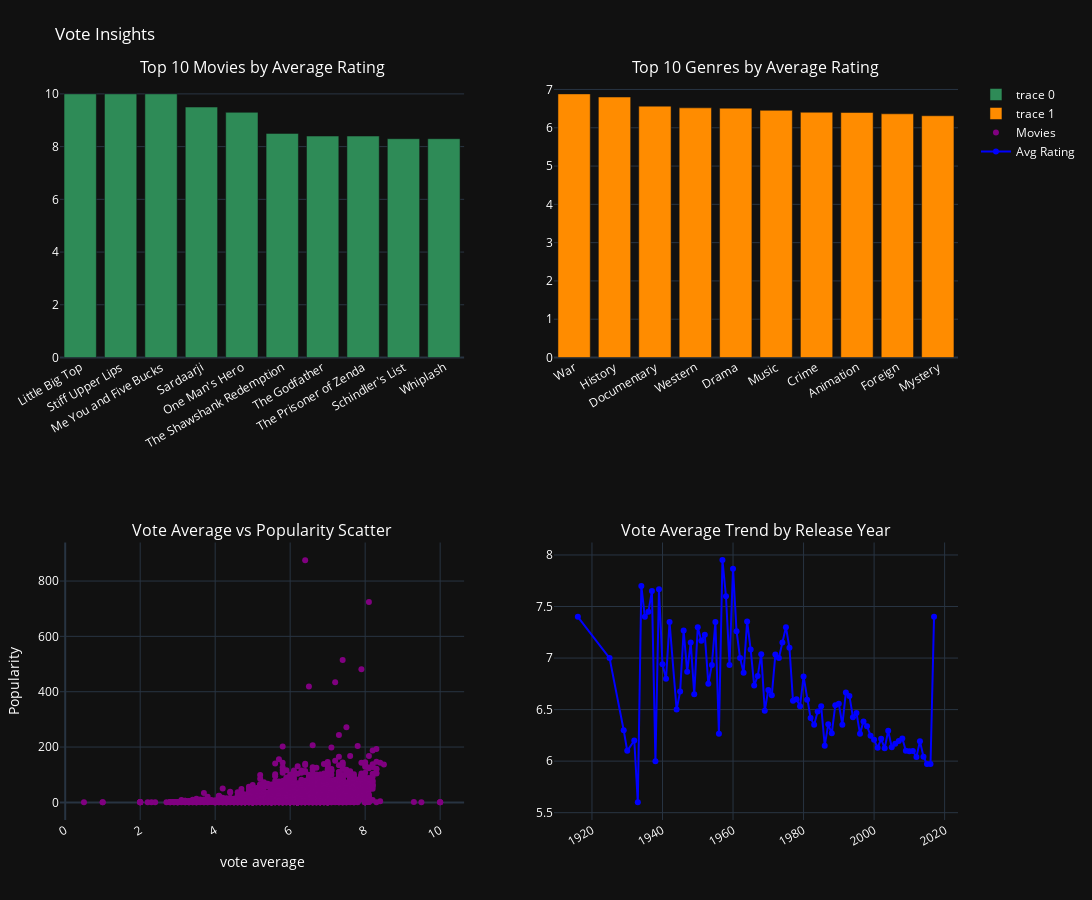

The cell this chart's notebook holds for it:
### Markdown cell above
Vote Insights:

### Code cell
# Top 10 movies by votes
top10_vote_movies = df.sort_values("vote_average", ascending=False).head(10)

# Top 10 Genres by votes
avg_vote_genre = (
    df_exploded.groupby("Genres_names")["vote_average"]
    .mean()
    .sort_values(ascending=False)
    .head(10)
)

# Vote Average vs Popularity Scatter
df_vote_pop=df[(df["vote_average"]>0)&(df["popularity"]>0)]

#  Vote Average Trend by Release Year
avg_vote_year = df.groupby("release_year")["vote_average"].mean()

fig=make_subplots(rows=2,cols=2,subplot_titles=("Top 10 Movies by Average Rating",
        "Top 10 Genres by Average Rating",
        "Vote Average vs Popularity Scatter",
        "Vote Average Trend by Release Year"
    )
)

# Subplots 2x2

# Subplot 1: Top 10 movies by votes

fig.add_trace(go.Bar(x=top10_vote_movies["title_x"], y=top10_vote_movies["vote_average"], marker_color="seagreen"),
    row=1, col=1
)

#subplot 2: Top 10 Genres by votes

fig.add_trace(go.Bar(x=avg_vote_genre.index, y=avg_vote_genre.values, marker_color="darkorange"),
    row=1, col=2
)

#subplot 3: Vote Average vs Popularity Scatter

fig.add_trace(
    go.Scatter(
        x=df_vote_pop["vote_average"], y=df_vote_pop["popularity"],
        mode="markers", marker=dict(color="purple", size=6),
        name="Movies", hovertext=df_vote_pop["title_x"], hoverinfo="text+x+y"
    ),
    row=2, col=1
)
fig.update_xaxes(title_text="vote average", row=2, col=1)
fig.update_yaxes(title_text="Popularity", row=2, col=1)

# Subplot 4: Trend by Year
fig.add_trace(
    go.Scatter(
        x=avg_vote_year.index, y=avg_vote_year.values,
        mode="lines+markers", line=dict(color="blue"),
        name="Avg Rating"
    ),
    row=2, col=2
)

fig.update_layout(
    height=900, width=1100,
    title_text="Vote Insights",
    font=dict(size=12, color="white"),
    margin=dict(t=80, b=80, l=60, r=60),
    template="plotly_dark"
)
fig.update_xaxes(tickangle=-30)

fig.show()

### Figure 1 — Plotly figure (JSON) as saved in the notebook; plotly's stock layout.template omitted (floating-point values rounded to 4 significant figures; data arrays with more than 128 entries replaced by an {"elided": "..."} marker saying what was removed)
{"data": [{"marker": {"color": "seagreen"}, "type": "bar", "x": ["Little Big Top", "Stiff Upper Lips", "Me You and Five Bucks", "Sardaarji", "One Man's Hero", "The Shawshank Redemption", "The Godfather", "The Prisoner of Zenda", "Schindler's List", "Whiplash"], "xaxis": "x", "y": [10.0, 10.0, 10.0, 9.5, 9.3, 8.5, 8.4, 8.4, 8.3, 8.3], "yaxis": "y"}, {"marker": {"color": "darkorange"}, "type": "bar", "x": ["War", "History", "Documentary", "Western", "Drama", "Music", "Crime", "Animation", "Foreign", "Mystery"], "xaxis": "x2", "y": [6.885, 6.804, 6.565, 6.52, 6.512, 6.455, 6.405, 6.399, 6.364, 6.313], "yaxis": "y2"}, {"hoverinfo": "text+x+y", "hovertext": {"elided": "3769 str values"}, "marker": {"color": "purple", "size": 6}, "mode": "markers", "name": "Movies", "type": "scatter", "x": {"elided": "3769 float values"}, "xaxis": "x3", "y": {"elided": "3769 float values"}, "yaxis": "y3"}, {"line": {"color": "blue"}, "mode": "lines+markers", "name": "Avg Rating", "type": "scatter", "x": [1916, 1925, 1929, 1930, 1932, 1933, 1934, 1935, 1936, 1937, 1938, 1939, 1940, 1941, 1942, 1944, 1945, 1946, 1947, 1948, 1949, 1950, 1951, 1952, 1953, 1954, 1955, 1956, 1957, 1958, 1959, 1960, 1961, 1962, 1963, 1964, 1965, 1966, 1967, 1968, 1969, 1970, 1971, 1972, 1973, 1974, 1975, 1976, 1977, 1978, 1979, 1980, 1981, 1982, 1983, 1984, 1985, 1986, 1987, 1988, 1989, 1990, 1991, 1992, 1993, 1994, 1995, 1996, 1997, 1998, 1999, 2000, 2001, 2002, 2003, 2004, 2005, 2006, 2007, 2008, 2009, 2010, 2011, 2012, 2013, 2014, 2015, 2016, 2017], "xaxis": "x4", "y": [7.4, 7.0, 6.3, 6.1, 6.2, 5.6, 7.7, 7.4, 7.45, 7.65, 6.0, 7.667, 6.94, 6.8, 7.35, 6.5, 6.675, 7.267, 6.867, 7.15, 6.65, 7.3, 7.167, 7.225, 6.75, 6.933, 7.35, 6.267, 7.95, 7.6, 6.933, 7.867, 7.26, 7.0, 6.857, 7.356, 7.083, 6.733, 6.825, 7.037, 6.489, 6.69, 6.64, 7.033, 7.0, 7.15, 7.3, 7.1, 6.586, 6.6, 6.533, 6.821, 6.596, 6.417, 6.353, 6.481, 6.532, 6.15, 6.357, 6.27, 6.543, 6.556, 6.352, 6.667, 6.632, 6.426, 6.467, 6.267, 6.386, 6.339, 6.247, 6.207, 6.129, 6.217, 6.125, 6.295, 6.134, 6.168, 6.195, 6.22, 6.101, 6.095, 6.099, 6.039, 6.193, 6.042, 5.972, 5.973, 7.4], "yaxis": "y4"}], "layout": {"annotations": [{"font": {"size": 16}, "showarrow": false, "text": "Top 10 Movies by Average Rating", "x": 0.225, "xanchor": "center", "xref": "paper", "y": 1, "yanchor": "bottom", "yref": "paper"}, {"font": {"size": 16}, "showarrow": false, "text": "Top 10 Genres by Average Rating", "x": 0.775, "xanchor": "center", "xref": "paper", "y": 1, "yanchor": "bottom", "yref": "paper"}, {"font": {"size": 16}, "showarrow": false, "text": "Vote Average vs Popularity Scatter", "x": 0.225, "xanchor": "center", "xref": "paper", "y": 0.375, "yanchor": "bottom", "yref": "paper"}, {"font": {"size": 16}, "showarrow": false, "text": "Vote Average Trend by Release Year", "x": 0.775, "xanchor": "center", "xref": "paper", "y": 0.375, "yanchor": "bottom", "yref": "paper"}], "font": {"color": "white", "size": 12}, "height": 900, "margin": {"b": 80, "l": 60, "r": 60, "t": 80}, "title": {"text": "Vote Insights"}, "width": 1100, "xaxis": {"anchor": "y", "domain": [0, 0.45], "tickangle": -30}, "xaxis2": {"anchor": "y2", "domain": [0.55, 1], "tickangle": -30}, "xaxis3": {"anchor": "y3", "domain": [0, 0.45], "tickangle": -30, "title": {"text": "vote average"}}, "xaxis4": {"anchor": "y4", "domain": [0.55, 1], "tickangle": -30}, "yaxis": {"anchor": "x", "domain": [0.625, 1]}, "yaxis2": {"anchor": "x2", "domain": [0.625, 1]}, "yaxis3": {"anchor": "x3", "domain": [0, 0.375], "title": {"text": "Popularity"}}, "yaxis4": {"anchor": "x4", "domain": [0, 0.375]}}}
